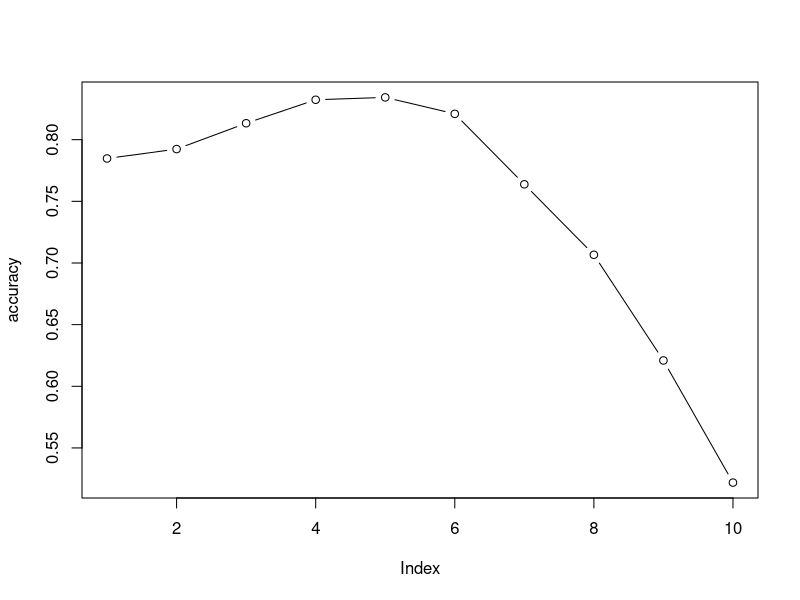

This chart was generated by the following R code:
# Machine Learning in R (Edx_Harvard)

library(caret)
library(dslabs)
library(dplyr)   ## Needed for %>% 
library(purrr)   ## Needed for map_dbl
data(heights)
heights

y <- heights$sex
x <- heights$height

# This is a Categorical Outcome as Y can be only Right or Wrong. 
# Now, we will take this Dataset and Randomly Make Training and Test Set out of these. 
# We set the Seed to a particular value to Generate the same set of Random Data Everytime. 
# We use createDataPartition to partition the data between Training and Test Sets.
# The test set is only for evaluation.
# Evaluating a Result in the Training Set can lead to overfitting. 

set.seed(2)
test_index <- createDataPartition(y,times = 1,p=0.5,list = FALSE)

train_set <- heights[-test_index,]
test_set <- heights[test_index,]

# We start by Guessing the outcome based on the Sample Data we have, using a Function called sample. 
y_hat <- sample(c("Male","Female"),length(test_index),replace = TRUE)

# Factorizing the Dataset
y_hat <- sample(c("Male","Female"),length(test_index),replace = TRUE) %>% factor(levels = levels(test_set$sex))

# We get the overall accuracy by getting the overall proportion of data that is predicted correctly. 
mean(y_hat == test_set$sex)

heights %>% group_by(sex) %>% summarise(mean(height),sd(height))

# Now We are predicting the Heights by checking if the heights are within two standard deviations from the Average Male.
y_hat <- ifelse(x>62,"Male","Female") %>% factor(levels = levels(test_set$sex))
y_hat
mean(y == y_hat)


# We now pick 10 different cutoff values for male heights

cutoff <- seq(61,70)
accuracy <- map_dbl(cutoff,function(x){
  y_hat<- ifelse(train_set$height>x,"Male","Female") %>%
    factor(levels = levels(test_set$sex))
  mean(y_hat == train_set$sex)
})

accuracy
plot(accuracy,type='b')
max(accuracy)

best_cutoff <- cutoff[which.max(accuracy)]
best_cutoff

# Using the Generated Best CutOff to test the accuracy in Test Set.

y_hat <- ifelse(test_set$height >best_cutoff,"Male","Female") %>% factor(levels = levels(test_set$sex))
y_hat <- factor(y_hat)
mean(y_hat == test_set$sex)
